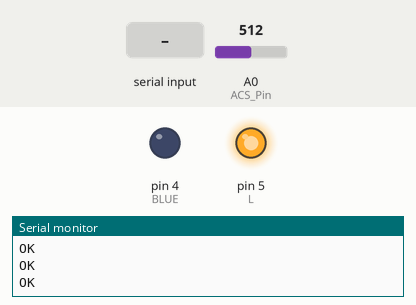
A sketch run on a simulated Arduino Uno, built with avr-gcc and run on an emulated ATmega328P. Parts: output pins drawn as LEDs (lit = HIGH), the last lines printed to the serial monitor. The test bench sets the inputs (shaded band); at power-on: A0 (ACS_Pin) = 512. Random numbers use the default seed unless the sketch sets one; the modem accepts every AT command (registered, SIM ready, sends succeed) and sends nothing else; pins used as bus, display or sensor lines are not drawn.

Above: at 6.6 s.
6.7 s: "u\n" received over the second serial link
11.7 s: "k\n" received over the second serial link
At 12.35 s:
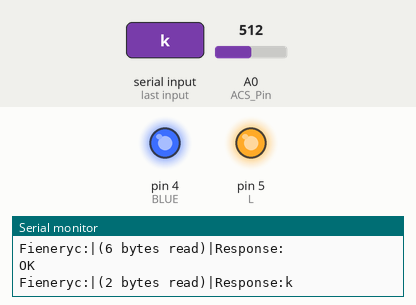
15.7 s: "m\n" received over the second serial link
At 17.7 s:
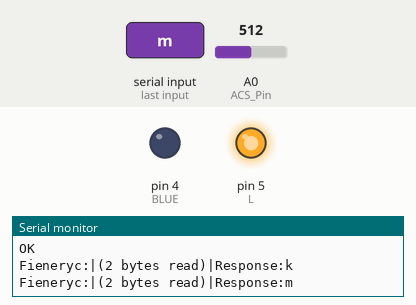
Timing chart, 0 to 18.7 s (numbered marks = the images above; inputs shaded):
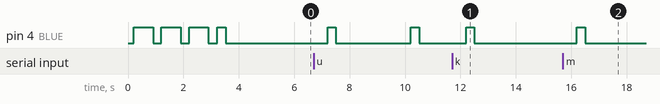

The sketch:

sender_v3.1.ino
```cpp
/*
 *
 * v2:
 * smart home system
 * - Removed the delay(2000) and used time diff delay.
 *
 *
 * v3:
 * - fixed payload length
 * - properly calibrate energy reading...
 * - concatenate the energy reading into a 2 dp char array...
 *
 * v3.1:
 * - Update
 *
 *
*/

#include <SoftwareSerial.h>

#define SAMPLES   100
#define ACS_Pin   A0
#define BLUE      4
#define lon       digitalWrite(BLUE, HIGH)
#define loff      digitalWrite(BLUE, LOW)
#define l_blink   lon; delay(700); loff; delay(300);
#define led_set   l_blink; l_blink; l_blink;

SoftwareSerial Fieneryc(8,9);

char f_read = ' ';
char s_read = ' ';

char enUnit = 'u'; // k = kWh | u = Wh

char charCurrEnergy[7] = {' ',' ',' ',' ',' ',' ',' '};

String stringSRead      = "";
String stringFRead      = "";
String sendCommand      = "";
String THIS_SNDR_ADDR   = "AT+ADDRESS=11731\r\n";
String OTHER_RCVR_ADDR  = "AT+ADDRESS=11317\r\n";
String PARAMETER        = "AT+PARAMETER=7,9,3,13\r\n";
const String sendAddr   = "AT+SEND=11317,20,";

int isSRead = 0, isFRead = 0;
byte isS1=0, isS2=0, isL=0, S1 = 6, S2 = 7, L = 5, isBlink = 0;
int randEnergy = 0;

double currPower = 0.0, currEnergy = 0.0;
float Amps_Peak_Peak, Amps_RMS;
const float Volt_RMS = 169.7056;

unsigned long energyTime = millis(),
              sendTime = millis(),
              serialUpdateTime = millis(),
              fienerycUpdateTime = millis(),
              blinkTime = 0;
unsigned int updateTime = 1000;

void switchState(byte pin, int state){
  if (state) {
    Serial.print("Setting pin "); Serial.print(pin); Serial.println("to HIGH");
    digitalWrite(pin, LOW);
  }
  else {
    Serial.print("Setting pin "); Serial.print(pin); Serial.println(" to LOW");
    digitalWrite(pin, HIGH);
  }
}

void switchAll(){
  switchState(S1, isS1);
  switchState(S2, isS2);
  switchState(L, isL);
}

void setup() {
  Serial.begin(9600);
  delay(1);
  Fieneryc.begin(9600);
  delay(1);

  randomSeed(analogRead(0));

  //Setup comm
  while(!Fieneryc);
  Fieneryc.print("AT\r\n");
  delay(10);
  Fieneryc.print("ATZ\r\n");
  delay(10);
  Fieneryc.print("AT+OPMODE=1\r\n"); //For RYLR993 you need to set it to 1 to use the RYLR998 syntax, with a default NETWORKID=18
  delay(10);
  Fieneryc.print("AT+BAND=915000000\r\n");
  delay(10);
  Fieneryc.print("AT+NETWORKID=18");
  delay(10);
  Fieneryc.print(PARAMETER);
  delay(10);
  Fieneryc.print(THIS_SNDR_ADDR); // Set the device address for this receiver: 11317.
  delay(10);
  Fieneryc.print("AT+CPIN=F7C3901E\r\n");
  delay(10);

  randEnergy = random(176);

  pinMode(S1,OUTPUT);  //l
  pinMode(S2,OUTPUT);  //s1
  pinMode(L,OUTPUT);  //s2
  pinMode(BLUE,OUTPUT);

  switchAll();

  pinMode(ACS_Pin, INPUT);  //current reader...
  led_set;
}

void readSerial(){
  while(Serial.available()>0){
    s_read = Serial.read();
    if (!((s_read <= 0) || (s_read == '\r') || (s_read == '\n'))){
      stringSRead += s_read;
      isSRead++;
    }
   }
}

void readFieneryc(){
  while(Fieneryc.available()){
    f_read = Fieneryc.read();
    stringFRead += f_read;
    isFRead++;
  }
}

void readCurrent(){

  int cnt;
  float High_peak = 0, Low_peak = 1024;

  for(cnt=0 ; cnt<SAMPLES ; cnt++){

    float ACS_Value = analogRead(ACS_Pin);
    if(ACS_Value > High_peak){
       High_peak = ACS_Value;
    }

    if(ACS_Value < Low_peak){
       Low_peak = ACS_Value;
    }
  }

  Amps_Peak_Peak = High_peak - Low_peak;

}

void calcEnergy(){
   readCurrent();
   Amps_RMS   = Amps_Peak_Peak*0.3536*0.06;
   currPower  = Amps_RMS*Volt_RMS;
   currPower /= 3600;
   if (enUnit == 'u'){
      currEnergy += currPower;

      if (currEnergy > 1000.00){
         currEnergy /= 1000.00;
         enUnit = 'k';
      }
   }

   if (enUnit == 'k'){
      currEnergy += currPower/1000.00;

      if (currEnergy > 1000.00){
         currEnergy /= 1000.00;
         enUnit = 'm';
      }
   }

   if (enUnit == 'm'){
      currEnergy += currPower/1000.00;

      if (currEnergy > 1000.00){
         currEnergy = 0.00;
         enUnit = 'u';
      }
   }

   dtostrf(currEnergy, 6, 2, charCurrEnergy);

}

void loop() {

   if(millis() - serialUpdateTime>=updateTime){
    readSerial();
    serialUpdateTime = millis();
   }

   if(isSRead) {
    Serial.print("Serial:|(");
    Serial.print(isSRead); Serial.print(" bytes read)|");
    Serial.println(stringSRead);
    stringSRead += "\r\n";
    Fieneryc.print(stringSRead);

    isSRead = 0; stringSRead = "";
   }


   if(millis() - fienerycUpdateTime>=updateTime){
    readFieneryc();
    fienerycUpdateTime = millis();
   }

   if (isFRead > 0){
    Serial.print("Fieneryc:|(");
    Serial.print(isFRead); Serial.print(" bytes read)|");//Sent: "); Serial.print(charCurrEnergy);
    Serial.print("Response:");
    Serial.print(stringFRead);

    //if (stringFRead.equals("+OK\r\n")){
    //  randEnergy = random(176);
    //}

    if (stringFRead.length() > 5){
       switch(stringFRead[14]){
          case 'A':
                    if(stringFRead[15] == '1') isS1 = 1;
                    else isS1 = 0;
                    switchState(S1, isS1);
                    break;

          case 'B':
                    if(stringFRead[15] == '1') isS2 = 1;
                    else isS1 = 0;
                    switchState(S2, isS2);
                    break;

          case 'L':
                    if(stringFRead[15] == '1') isL = 1;
                    else isL = 0;
                    switchState(L, isL);
                    break;
       }

       isBlink = 2;
    }

    isBlink = 1;
    lon;
    blinkTime = millis();
    isFRead = 0; stringFRead = "";
   }


  if (millis() - sendTime >= 10000){
    //send the energy reading...
    sendCommand  = sendAddr;
    sendCommand += charCurrEnergy; sendCommand += ","; sendCommand += enUnit;
    sendCommand += ","; sendCommand += isS1; //S1 switch state...
    sendCommand += ","; sendCommand += isS2; //S2 switch state...
    sendCommand += ","; sendCommand  += isL;  //L  switch state...
    sendCommand += ",\r\n";
    Fieneryc.print(sendCommand);
    Serial.println(sendCommand);
    sendTime = millis();
  }

  if (millis() - energyTime >= 1000){
    calcEnergy();
    energyTime = millis();
  }

  if (isBlink){
    if (millis() - blinkTime > 300) {
       loff;

       if(isBlink == 2) {
          if (millis() - blinkTime >= 400){
            lon;
            isBlink++;
            blinkTime = millis();
          }
       }

       if (isBlink == 3)
            isBlink = 0;
    }
  }

}
```

Measured:
- after the input at 11.7 s, pin 4 (BLUE): LOW → HIGH after 0.51 s, → LOW 0.30 s later
- after the input at 15.7 s, pin 4 (BLUE): LOW → HIGH after 0.51 s, → LOW 0.30 s later
- by itself, pin 4 (BLUE): alternates HIGH for 0.30 s and LOW for 2.7 s
